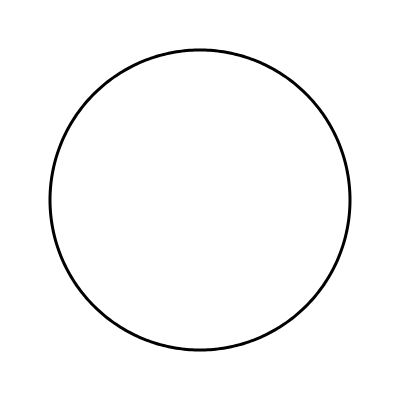
Frame 1 (no input)
Frame 60 (no input): identical to frame 1, image omitted
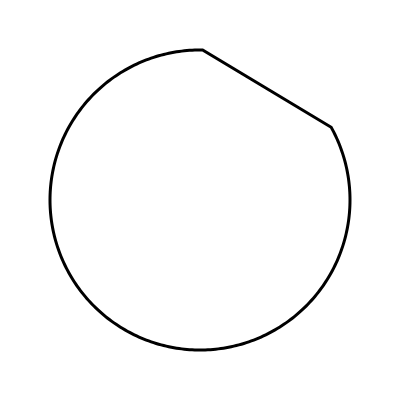
Frame 120 (the mouse pressed at the canvas centre since frame 60)

The p5.js sketch that drew these frames (run headless with seeded random() and noise() and a simulated clock; from frame 60 on, the mouse is pressed at the canvas centre):

// p5.js sketch
// ── sketch.js
var xpoints = [];
var ypoints = [];
var npointsInit = 360;
var deleteAtIndex;
var bTransforming;

function setup() {
  createCanvas(400, 400);
  bTransforming = false;
  initialize();
}

function draw() {
  background(255, 255, 255);
  noFill(); 
  stroke(0);
  strokeWeight(3); 
  
  push();
  translate(width / 2, height / 2);
  rotate(-HALF_PI);
  beginShape();
  for (var i = 0; i < xpoints.length; i++) {
    var px = xpoints[i];
    var py = ypoints[i];
    vertex(px, py);
  }
  endShape(CLOSE);
  
  if (bTransforming) {
    deleteAtIndex--;
    if ((deleteAtIndex == (2*npointsInit/3)) || (deleteAtIndex == (npointsInit/3))){
      deleteAtIndex--;
    }
    xpoints.splice(deleteAtIndex, 1);
    ypoints.splice(deleteAtIndex, 1);
    if (xpoints.length == 3) {
      bTransforming = false;
    }
  }
  pop();
}

function mousePressed() {
  if (bTransforming || (xpoints.length == 3)){
    bTransforming = false;
    initialize();
  } else {
    bTransforming = true;
    deleteAtIndex = npointsInit - 1;
  }
}

function initialize() {
  var radius = width/2 * 0.75; 
  for (var i = 0; i < npointsInit; i++) {
    var t = map(i, 0, npointsInit, 0, -TWO_PI);
    var px = radius * cos(t);
    var py = radius * sin(t);
    xpoints[i] = px;
    ypoints[i] = py;
  }
}
